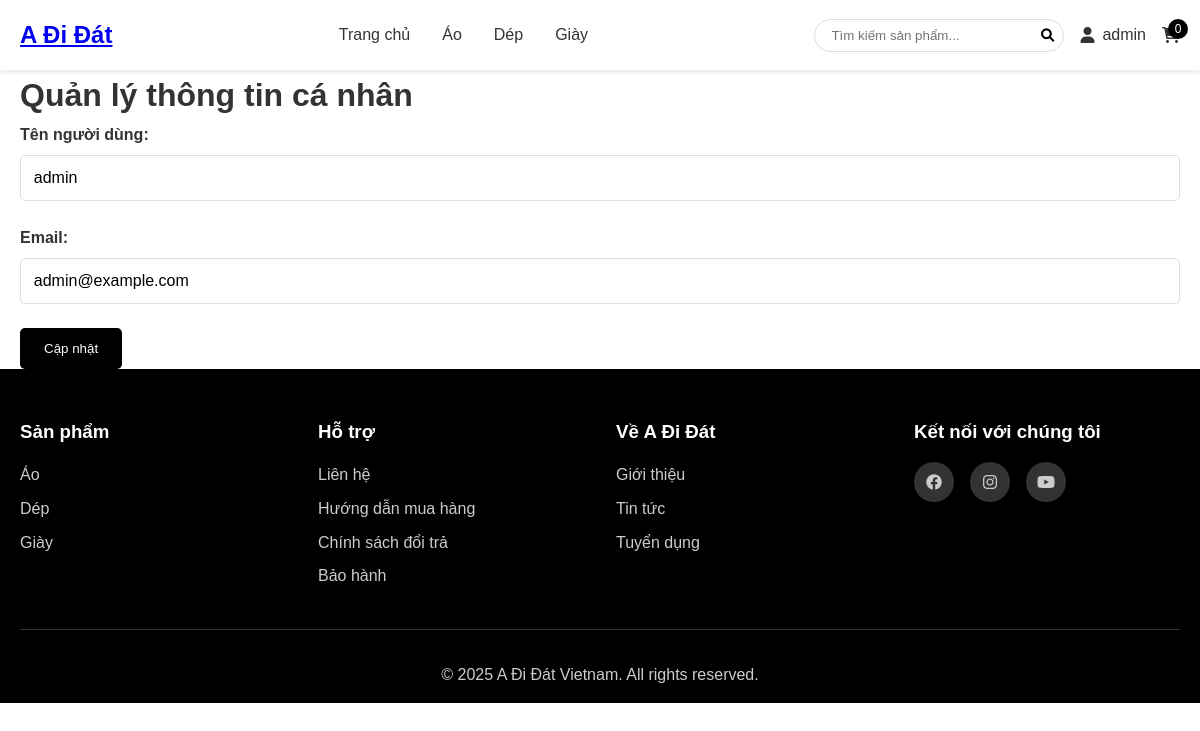
/profile.php (signed in), run on the app's committed database.
### tables this page shows
CREATE TABLE `categories` (
  `category_id` int(11) NOT NULL,
  `category_name` varchar(50) NOT NULL
);

CREATE TABLE `users` (
  `user_id` int(11) NOT NULL,
  `username` varchar(100) DEFAULT NULL,
  `email` varchar(100) DEFAULT NULL,
  `password` varchar(255) DEFAULT NULL,
  `role` enum('admin','customer') DEFAULT 'customer'
);

### includes/functions.php (called while the page is built, shortened)
<?php
function getCategories($pdo) {
    $stmt = $pdo->query("SELECT * FROM categories ORDER BY category_name");
    return $stmt->fetchAll(PDO::FETCH_ASSOC);
}
function isLoggedIn() {
    return isset($_SESSION['user_id']);
}
?>

### public/profile.php (the view, shortened to what this page needs)
<?php
require_once '../includes/db.php';
require_once '../includes/functions.php';
$user_id = $_SESSION['user_id'];
$stmt = $pdo->prepare("SELECT * FROM users WHERE user_id = ?");
$stmt->execute([$user_id]);
$user = $stmt->fetch(PDO::FETCH_ASSOC);
require_once '../includes/header.php';
?>
<main>
    <div class="container">
        <h1>Quản lý thông tin cá nhân</h1>
        <form method="POST">
            <div class="form-group">
                <label for="username">Tên người dùng:</label>
                <input type="text" name="username" value="<?php echo htmlspecialchars($user['username']); ?>" required>
            </div>
            <div class="form-group">
                <label for="email">Email:</label>
                <input type="email" name="email" value="<?php echo htmlspecialchars($user['email']); ?>" required>
            </div>
            <button type="submit" class="btn-primary">Cập nhật</button>
        </form>
    </div>
</main>
<?php require_once '../includes/footer.php'; ?>

### includes/header.php (shortened to what this page needs)
<?php
require_once 'db.php';
require_once 'functions.php';
$categories = getCategories($pdo);
?>
<!DOCTYPE html>
<html lang="vi">
<head>
    <link rel="stylesheet" href="assets/css/style.css">
    <link rel="stylesheet" href="https://cdnjs.cloudflare.com/ajax/libs/font-awesome/6.0.0/css/all.min.css">
</head>
<body>
    <header class="header">
        <div class="container">
            <div class="header-content">
                <div class="logo">
                    <a href="index.php">
                        <span style="display:none; font-weight:bold; font-size:24px;text-decoration:none">A Đi Đát</span>
                    </a>
                </div>
                <nav class="main-nav">
                    <ul>
                        <li><a href="index.php">Trang chủ</a></li>
                        <?php foreach ($categories as $category): ?>
                        <li><a href="category.php?id=<?php echo $category['category_id']; ?>"><?php echo htmlspecialchars($category['category_name']); ?></a></li>
                        <?php endforeach; ?>
                    </ul>
                </nav>
                <div class="header-actions">
                    <div class="search-box">
                        <form action="search.php" method="GET">
                            <input type="text" name="q" placeholder="Tìm kiếm sản phẩm...">
                            <button type="submit"><i class="fas fa-search"></i></button>
                        </form>
                    </div>
                    <div class="user-menu">
                        <?php if (isLoggedIn()): ?>
                            <a href="#" class="user-icon" onclick="toggleDropdown(event);"><i class="fas fa-user"></i> <?php echo htmlspecialchars($_SESSION['username']); ?></a>
                        <?php else: ?>
                            <a href="login.php" class="user-icon"><i class="fas fa-user"></i> Đăng nhập</a>
                        <?php endif; ?>
                    </div>
                    <div class="cart-icon">
                        <a href="cart.php">
                            <span class="cart-count"><?php echo isset($_SESSION['cart']) ? count($_SESSION['cart']) : 0; ?></span>
                        </a>
                    </div>
                </div>
            </div>
        </div>
    </header>
</body>
</html>

### includes/footer.php (shortened to what this page needs)
<footer class="footer">
        <div class="container">
            <div class="footer-content">
                <div class="footer-section">
                    <h3>Sản phẩm</h3>
                    <ul>
                        <?php foreach ($categories as $category): ?>
                        <li><a href="category.php?id=<?php echo $category['category_id']; ?>"><?php echo htmlspecialchars($category['category_name']); ?></a></li>
                        <?php endforeach; ?>
                    </ul>
                </div>
                <div class="footer-section">
                    <h3>Hỗ trợ</h3>
                    <ul>
                        <li><a href="#">Liên hệ</a></li>
                        <li><a href="#">Hướng dẫn mua hàng</a></li>
                        <li><a href="#">Chính sách đổi trả</a></li>
                        <li><a href="#">Bảo hành</a></li>
                    </ul>
                </div>
                <div class="footer-section">
                    <h3>Về A Đi Đát</h3>
                    <ul>
                        <li><a href="#">Giới thiệu</a></li>
                        <li><a href="#">Tin tức</a></li>
                        <li><a href="#">Tuyển dụng</a></li>
                    </ul>
                </div>
                <div class="footer-section">
                    <h3>Kết nối với chúng tôi</h3>
                    <div class="social-links">
                        <a href="https://www.facebook.com/adidas"><i class="fab fa-facebook"></i></a>
                        <a href="https://www.instagram.com/adidas"><i class="fab fa-instagram"></i></a>
                        <a href="https://www.youtube.com/adidas"><i class="fab fa-youtube"></i></a>
                    </div>
                </div>
            </div>
            <div class="footer-bottom">
                <p>&copy; 2025 A Đi Đát Vietnam. All rights reserved.</p>
            </div>
        </div>
    </footer>
</body>
</html>

### public/assets/css/style.css (style rules this page uses)
* { margin: 0; padding: 0; box-sizing: border-box; }
body { font-family: "Arial", sans-serif; line-height: 1.6; color: #333; }
.container { max-width: 1200px; margin: 0 auto; padding: 0 20px; }
.header { background: #fff; box-shadow: 0 2px 5px rgba(0, 0, 0, 0.1); position: sticky; top: 0; z-index: 1000; }
.header-content { display: flex; align-items: center; justify-content: space-between; padding: 1rem 0; }
.main-nav ul { display: flex; list-style: none; gap: 2rem; }
.main-nav a { text-decoration: none; color: #333; font-weight: 500; transition: color 0.3s; }
.header-actions { display: flex; align-items: center; gap: 1rem; }
.search-box { position: relative; }
.search-box input { padding: 0.5rem 2.5rem 0.5rem 1rem; border: 1px solid #ddd; border-radius: 25px; width: 250px; }
.search-box button { position: absolute; right: 10px; top: 50%; transform: translateY(-50%); background: none; border: none; cursor: pointer; }
.user-menu, .cart-icon { position: relative; }
.user-icon, .cart-icon a { text-decoration: none; color: #333; display: flex; align-items: center; gap: 0.5rem; }
.cart-count { background: #000; color: white; border-radius: 50%; width: 20px; height: 20px; display: flex; align-items: center; justify-content: center; font-size: 12px; position: absolute; top: -8px; right: -8px; }
.btn-primary { background: #000; color: white; border: none; padding: 0.8rem 1.5rem; border-radius: 5px; cursor: pointer; text-decoration: none; display: inline-block; transition: background 0.3s; }
.form-group { margin-bottom: 1.5rem; }
.form-group label { display: block; margin-bottom: 0.5rem; font-weight: bold; }
.form-group input, .form-group select, .form-group textarea { width: 100%; padding: 0.8rem; border: 1px solid #ddd; border-radius: 5px; font-size: 1rem; }
.footer { background: #000; color: white; padding: 3rem 0 1rem; }
.footer-content { display: grid; grid-template-columns: repeat(auto-fit, minmax(250px, 1fr)); gap: 2rem; margin-bottom: 2rem; }
.footer-section h3 { margin-bottom: 1rem; }
.footer-section ul { list-style: none; }
.footer-section ul li { margin-bottom: 0.5rem; }
.footer-section a { color: #ccc; text-decoration: none; transition: color 0.3s; }
.social-links { display: flex; gap: 1rem; }
.social-links a { display: inline-block; width: 40px; height: 40px; background: #333; border-radius: 50%; display: flex; align-items: center; justify-content: center; transition: background 0.3s; }
.footer-bottom { text-align: center; padding-top: 2rem; border-top: 1px solid #333; color: #ccc; }

### data on the page
categories: category_name "Áo"
categories: category_name "Dép"
categories: category_name "Giày"
users: username "admin", email "admin@example.com"

### other printed values
$_SESSION['username'] "admin"
count($_SESSION['cart']) "0"
